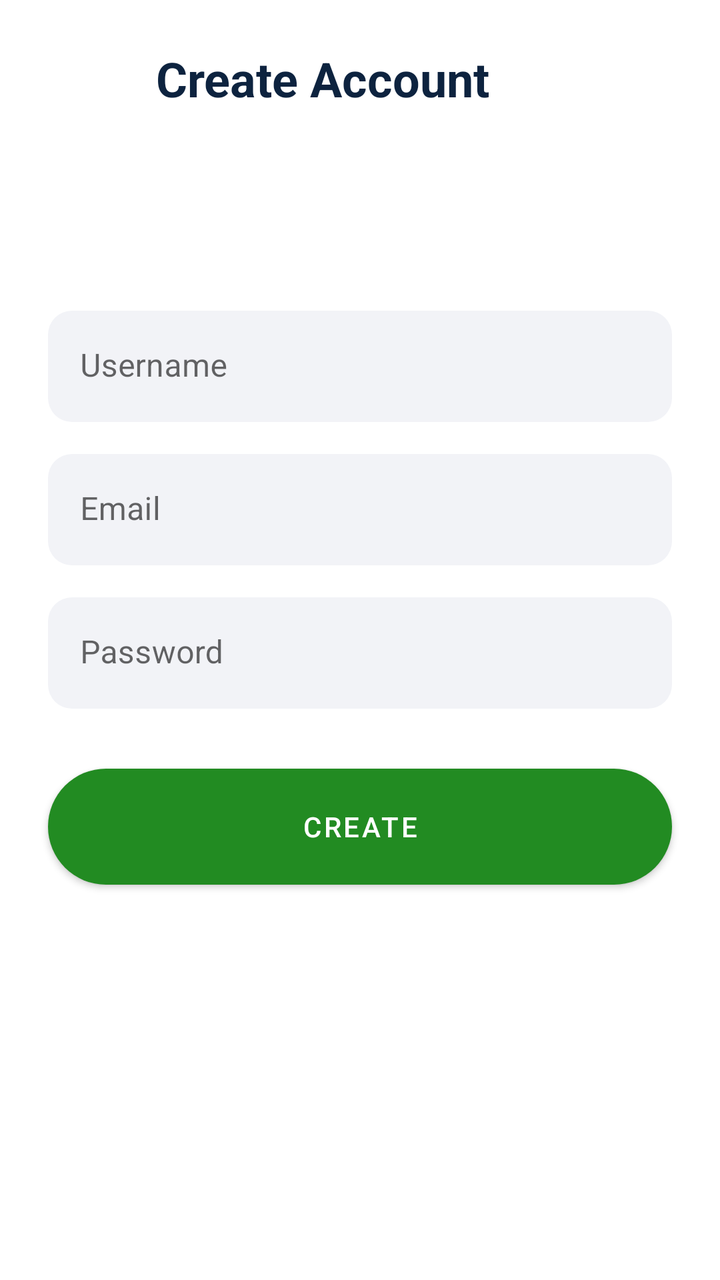
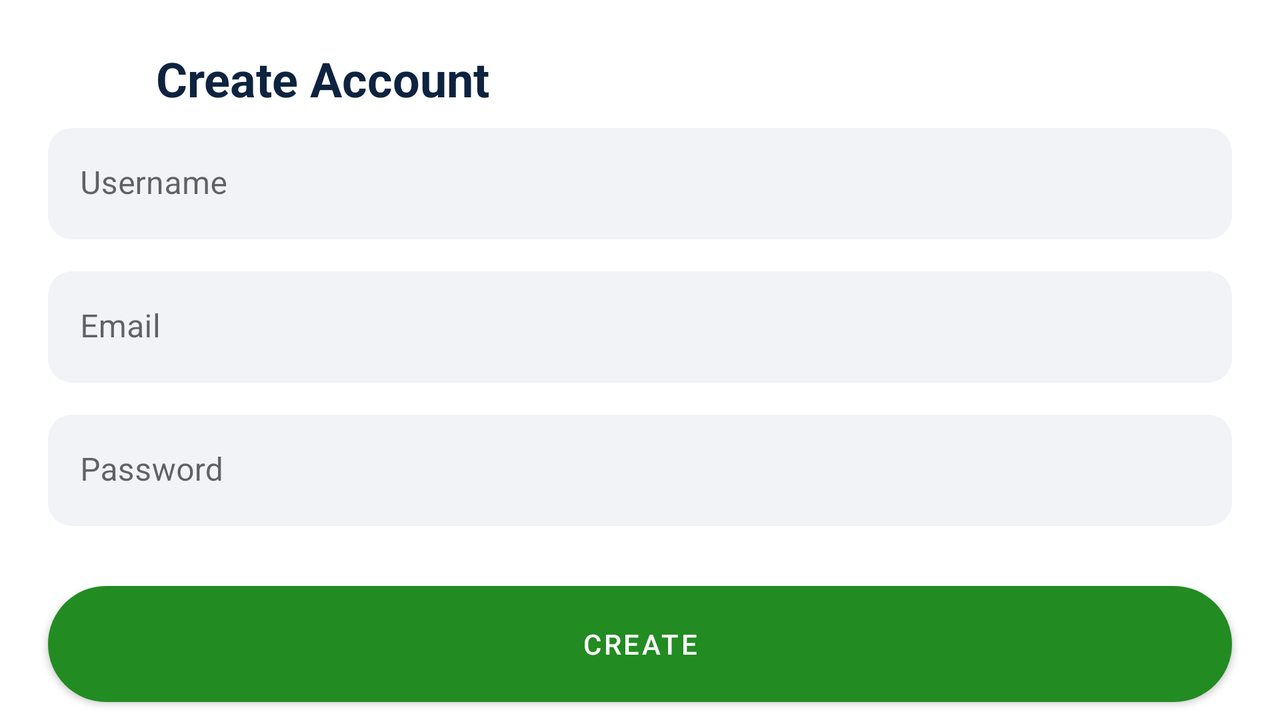

Compare how this app lays out the same screen by default and in its alternative resource folder. The renders come first, then the two layout files and the values they reference.
<!-- AndroidManifest.xml: application theme Theme.Italiando -->
<!-- res/layout/activity_register.xml -->
<?xml version="1.0" encoding="utf-8"?>
<androidx.constraintlayout.widget.ConstraintLayout
    xmlns:android="http://schemas.android.com/apk/res/android"
    xmlns:app="http://schemas.android.com/apk/res-auto"
    xmlns:tools="http://schemas.android.com/tools"
    android:layout_width="match_parent"
    android:layout_height="match_parent"
    tools:context=".RegisterActivity">

    <ImageView
        android:id="@+id/imageView"
        android:layout_width="30dp"
        android:layout_height="30dp"
        android:layout_marginStart="24dp"
        android:layout_marginTop="24dp"
        android:background="?selectableItemBackgroundBorderless"
        android:padding="4dp"
        app:layout_constraintStart_toStartOf="parent"
        app:layout_constraintTop_toTopOf="parent"
        app:srcCompat="@drawable/arrow"
        app:tint="@color/black" />

    <TextView
        android:id="@+id/textView"
        android:layout_width="wrap_content"
        android:layout_height="wrap_content"
        android:layout_marginStart="24dp"
        android:text="@string/create_account"
        style="@style/titleTextStyle"
        app:layout_constraintBottom_toBottomOf="@+id/imageView"
        app:layout_constraintStart_toEndOf="@+id/imageView"
        app:layout_constraintTop_toTopOf="@+id/imageView" />

    <com.google.android.material.textfield.TextInputLayout
        android:id="@+id/textInputLayout"
        android:layout_width="0dp"
        android:layout_height="wrap_content"
        android:layout_marginStart="24dp"
        android:layout_marginTop="100dp"
        android:layout_marginEnd="24dp"
        app:layout_constraintEnd_toEndOf="parent"
        app:layout_constraintStart_toStartOf="parent"
        app:layout_constraintTop_toBottomOf="@+id/textView">

        <com.google.android.material.textfield.TextInputEditText
            android:id="@+id/tietUsername"
            android:layout_width="match_parent"
            android:layout_height="wrap_content"
            android:hint="@string/username"
            android:imeOptions="actionNext"
            android:inputType="text"
            android:singleLine="true" />
    </com.google.android.material.textfield.TextInputLayout>


    <com.google.android.material.textfield.TextInputLayout
        android:id="@+id/textInputLayoutPassword"
        android:layout_width="0dp"
        android:layout_height="wrap_content"
        android:layout_marginStart="24dp"
        android:layout_marginTop="16dp"
        android:layout_marginEnd="24dp"
        app:layout_constraintEnd_toEndOf="parent"
        app:layout_constraintStart_toStartOf="parent"
        app:layout_constraintTop_toBottomOf="@+id/textInputLayout">

        <com.google.android.material.textfield.TextInputEditText
            android:id="@+id/tietPassword"
            android:layout_width="match_parent"
            android:layout_height="wrap_content"
            android:hint="@string/email"
            android:imeOptions="actionNext"
            android:inputType="textEmailAddress"
            android:singleLine="true" />
    </com.google.android.material.textfield.TextInputLayout>


    <com.google.android.material.textfield.TextInputLayout
        android:id="@+id/textInputLayoutPasswordRegister"
        android:layout_width="0dp"
        android:layout_height="wrap_content"
        android:layout_marginTop="16dp"
        app:layout_constraintEnd_toEndOf="@+id/textInputLayout"
        app:layout_constraintStart_toStartOf="@+id/textInputLayout"
        app:layout_constraintTop_toBottomOf="@+id/textInputLayoutPassword">

        <com.google.android.material.textfield.TextInputEditText
            android:id="@+id/tiePassword"
            android:layout_width="match_parent"
            android:layout_height="wrap_content"
            android:hint="@string/password"
            android:imeOptions="actionDone"
            android:inputType="textPassword" />
    </com.google.android.material.textfield.TextInputLayout>


    <com.google.android.material.button.MaterialButton
        android:id="@+id/btnRegister"
        style="@style/btnStyle"
        android:layout_width="0dp"
        android:layout_marginTop="24dp"
        android:text="@string/create"
        app:layout_constraintEnd_toEndOf="@+id/textInputLayoutPasswordRegister"
        app:layout_constraintHorizontal_bias="0.464"
        app:layout_constraintStart_toStartOf="@+id/textInputLayoutPasswordRegister"
        app:layout_constraintTop_toBottomOf="@+id/textInputLayoutPasswordRegister" />

</androidx.constraintlayout.widget.ConstraintLayout>
<!-- resources referenced by this layout -->
<resources>
  <color name="black">#0D233F</color>
  <string name="create">Create</string>
  <string name="create_account">Create Account</string>
  <string name="email">Email</string>
  <string name="password">Password</string>
  <string name="username">Username</string>
  <style name="btnStyle" parent="Widget.MaterialComponents.Button">
          <item name="backgroundTint">@color/green</item>
          <item name="cornerRadius">@dimen/btn_radius</item>
          <item name="android:layout_height">@dimen/btn_height</item>
      </style>
  <style name="titleTextStyle">
          <item name="android:textSize">24sp</item>
          <item name="android:textColor">@color/black</item>
          <item name="android:textStyle">bold</item>
      </style>
  <style name="Theme.Italiando" parent="Theme.MaterialComponents.DayNight.NoActionBar">
          
          <item name="colorPrimary">@color/green</item>
          <item name="colorPrimaryVariant">@color/green</item>
          <item name="colorOnPrimary">@color/white</item>
          
          <item name="android:statusBarColor" tools:targetApi="l">?attr/colorPrimaryVariant</item>
          
  
          <item name="textInputStyle">@style/editTextLayoutStyle</item>
      </style>
  <color name="green">#228b22</color>
  <dimen name="btn_radius">100dp</dimen>
  <dimen name="btn_height">70dp</dimen>
  <color name="white">#FFFFFFFF</color>
  <style name="editTextLayoutStyle" parent="Widget.MaterialComponents.TextInputLayout.FilledBox">
          <item name="boxStrokeWidth">0dp</item>
          <item name="boxStrokeWidthFocused">0dp</item>
          <item name="boxBackgroundColor">@color/edit_text_bg</item>
          <item name="boxCornerRadiusTopStart">@dimen/edit_text_corner_radius</item>
          <item name="boxCornerRadiusTopEnd">@dimen/edit_text_corner_radius</item>
          <item name="boxCornerRadiusBottomStart">@dimen/edit_text_corner_radius</item>
          <item name="boxCornerRadiusBottomEnd">@dimen/edit_text_corner_radius</item>
      </style>
  <color name="edit_text_bg">#F2F3F7</color>
  <dimen name="edit_text_corner_radius">12dp</dimen>
</resources>
<!-- res/layout-land/activity_register.xml (the repository's variant of the layout above) -->
<!-- drawn on the phone turned sideways -->
<?xml version="1.0" encoding="utf-8"?>
<androidx.constraintlayout.widget.ConstraintLayout
    xmlns:android="http://schemas.android.com/apk/res/android"
    xmlns:app="http://schemas.android.com/apk/res-auto"
    xmlns:tools="http://schemas.android.com/tools"
    android:layout_width="match_parent"
    android:layout_height="match_parent"
    tools:context=".RegisterActivity">

    <ImageView
        android:id="@+id/imageView"
        android:layout_width="30dp"
        android:layout_height="30dp"
        android:layout_marginStart="24dp"
        android:layout_marginTop="24dp"
        android:background="?selectableItemBackgroundBorderless"
        android:padding="4dp"
        app:layout_constraintStart_toStartOf="parent"
        app:layout_constraintTop_toTopOf="parent"
        app:srcCompat="@drawable/arrow"
        app:tint="@color/black" />

    <TextView
        android:id="@+id/textView"
        android:layout_width="wrap_content"
        android:layout_height="wrap_content"
        android:layout_marginStart="24dp"
        android:text="@string/create_account"
        style="@style/titleTextStyle"
        app:layout_constraintBottom_toBottomOf="@+id/imageView"
        app:layout_constraintStart_toEndOf="@+id/imageView"
        app:layout_constraintTop_toTopOf="@+id/imageView" />

    <androidx.core.widget.NestedScrollView
        android:layout_width="match_parent"
        android:layout_height="match_parent"
        android:layout_marginTop="64dp"
        app:layout_constraintTop_toBottomOf="@id/textView"
        tools:layout_editor_absoluteX="16dp">

        <androidx.constraintlayout.widget.ConstraintLayout
            android:layout_width="match_parent"
            android:layout_height="wrap_content">

            <com.google.android.material.button.MaterialButton
                android:id="@+id/btnRegister"
                style="@style/btnStyle"
                android:layout_width="0dp"
                android:layout_marginTop="24dp"
                android:text="@string/create"
                app:layout_constraintEnd_toEndOf="@+id/textInputLayoutPasswordRegister"
                app:layout_constraintHorizontal_bias="0.464"
                app:layout_constraintStart_toStartOf="@+id/textInputLayoutPasswordRegister"
                app:layout_constraintTop_toBottomOf="@+id/textInputLayoutPasswordRegister" />


            <com.google.android.material.textfield.TextInputLayout
                android:id="@+id/textInputLayoutPassword"
                android:layout_width="0dp"
                android:layout_height="wrap_content"
                android:layout_marginStart="24dp"
                android:layout_marginTop="16dp"
                android:layout_marginEnd="24dp"
                app:layout_constraintEnd_toEndOf="parent"
                app:layout_constraintStart_toStartOf="parent"
                app:layout_constraintTop_toBottomOf="@+id/textInputLayout">

                <com.google.android.material.textfield.TextInputEditText
                    android:id="@+id/tietPassword"
                    android:layout_width="match_parent"
                    android:layout_height="wrap_content"
                    android:hint="@string/email"
                    android:imeOptions="actionNext"
                    android:inputType="textEmailAddress"
                    android:singleLine="true" />
            </com.google.android.material.textfield.TextInputLayout>


            <com.google.android.material.textfield.TextInputLayout
                android:id="@+id/textInputLayoutPasswordRegister"
                android:layout_width="0dp"
                android:layout_height="wrap_content"
                android:layout_marginTop="16dp"
                app:layout_constraintEnd_toEndOf="@+id/textInputLayout"
                app:layout_constraintStart_toStartOf="@+id/textInputLayout"
                app:layout_constraintTop_toBottomOf="@+id/textInputLayoutPassword">

                <com.google.android.material.textfield.TextInputEditText
                    android:id="@+id/tiePassword"
                    android:layout_width="match_parent"
                    android:layout_height="wrap_content"
                    android:hint="@string/password"
                    android:imeOptions="actionDone"
                    android:inputType="textPassword" />
            </com.google.android.material.textfield.TextInputLayout>

            <com.google.android.material.textfield.TextInputLayout
                android:id="@+id/textInputLayout"
                android:layout_width="0dp"
                android:layout_height="wrap_content"
                android:layout_marginStart="24dp"
                android:layout_marginEnd="24dp"
                app:layout_constraintEnd_toEndOf="parent"
                app:layout_constraintStart_toStartOf="parent"
                app:layout_constraintTop_toTopOf="parent">

                <com.google.android.material.textfield.TextInputEditText
                    android:id="@+id/tietUsername"
                    android:layout_width="match_parent"
                    android:layout_height="wrap_content"
                    android:hint="@string/username"
                    android:imeOptions="actionNext"
                    android:inputType="text"
                    android:singleLine="true" />
            </com.google.android.material.textfield.TextInputLayout>


        </androidx.constraintlayout.widget.ConstraintLayout>

    </androidx.core.widget.NestedScrollView>

</androidx.constraintlayout.widget.ConstraintLayout>
